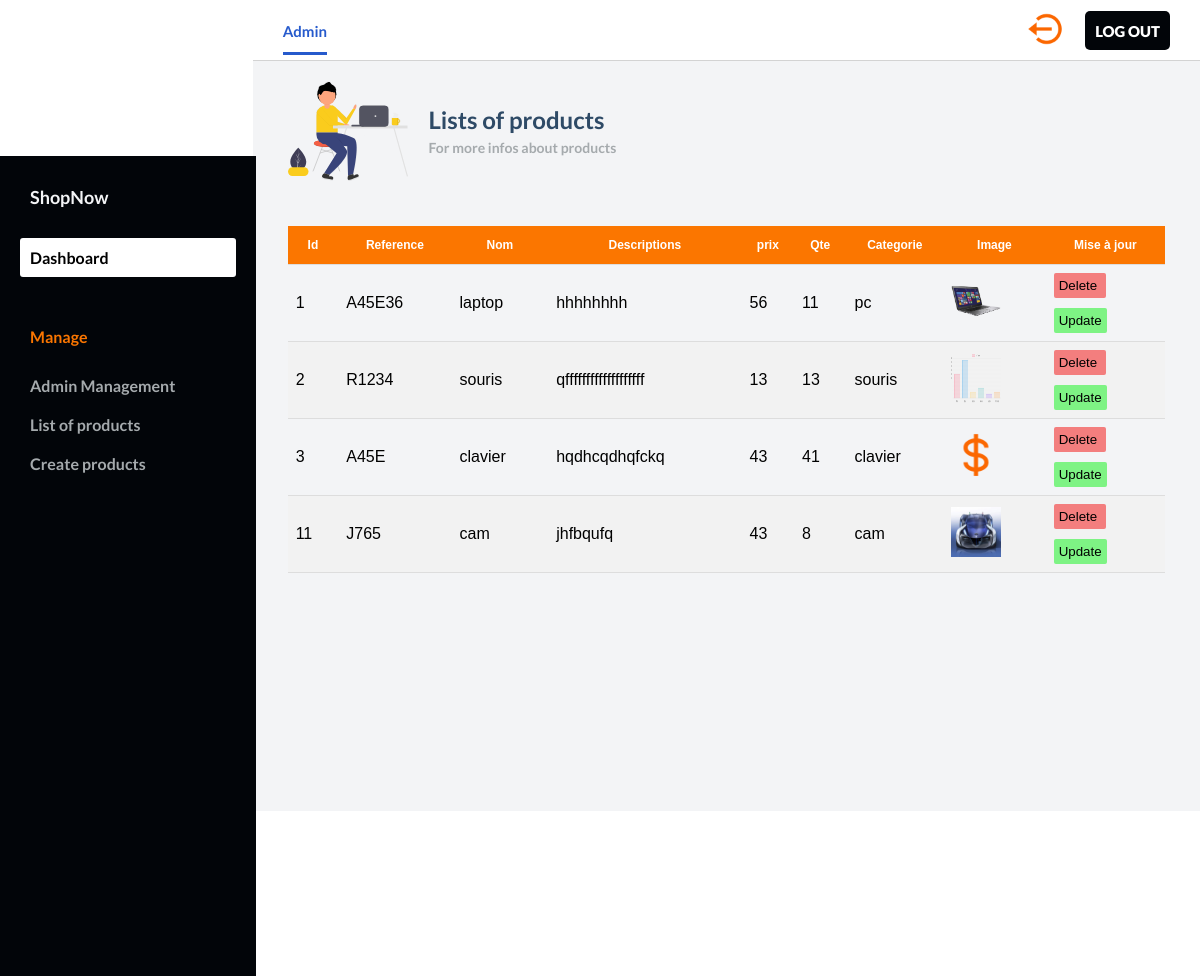
Page /brief4/pages/liste.php on the committed database.
### tables this page shows
CREATE TABLE `produits` (
  `id_p` int(11) NOT NULL,
  `reference` varchar(100) NOT NULL,
  `nom` varchar(20) NOT NULL,
  `descriptions` varchar(200) NOT NULL,
  `prix` float NOT NULL,
  `quantite` int(11) NOT NULL,
  `categorie` varchar(200) NOT NULL,
  `images` varchar(200) NOT NULL
);

### brief4/pages/liste.php (the view, shortened to what this page needs)
<?php
include 'connexion.php';
?>
<!DOCTYPE html>
<html lang="en">
  <head>
    <link rel="stylesheet" href="../css/product.css">
    <link rel="stylesheet" href="../css/dash.css" />
  </head>
  <body id="body">
    <div class="container">
      <nav class="navbar">
        <div class="navbar__left">
          <a class="active_link" href="#">Admin</a>
        </div>
        <div class="navbar__right">
          <a href="#">
            <img width="40" src="../images/logout.png" alt="" />
            <div class="sidebar__logout">
          <a href="logout.php">Log out</a>
          </div>
          </a>
        </div>
      </nav>
      <main>
        <div class="main__container">
          <div class="main__title">
            <img src="../images/hello.svg" alt="" />
            <div class="main__greeting">
              <h1>Lists of products</h1>
              <p>For more infos about products</p>
            </div>
          </div>
          <div class="">
              <?php
              $sql="SELECT * FROM produits";
              $result=mysqli_query($link,$sql);
              if($result){
                if(mysqli_num_rows($result) > 0){
                  echo '<table id="customers">';
                  echo "<thead>";
                  echo "<tr>";
                  echo "<th>Id </th>";
                  echo "<th>Reference </th>";
                  echo "<th>Nom </th>";
                  echo "<th>Descriptions </th>";
                  echo "<th>prix </th>";
                  echo "<th>Qte </th>";
                  echo "<th>Categorie </th>";
                  echo "<th>Image </th>";
                  echo '<th>Mise à jour </th>';
                  echo "</tr>";
                  echo "</thead>";
                  echo "<tbody>";
                while($row = mysqli_fetch_array($result)){
                  echo "<tr>";
                  $id=$row['id_p'];
                  $referencespr=$row['reference'];
                  $namepr=$row['nom'];
                  $decriptionpr=$row['descriptions'];
                  $pricepr=$row['prix'];
                  $qtepr=$row['quantite'];
                  $catepr=$row['categorie'];
                  $newNmae=$row['images'];
                  echo "<td>".$id."</td>";
                  echo "<td>".$referencespr."</td>";
                  echo "<td>".$namepr."</td>";
                  echo "<td>".$decriptionpr."</td>";
                  echo "<td>".$pricepr."</td>";
                  echo "<td>".$qtepr."</td>";
                  echo "<td>".$catepr."</td>";
                  echo '<td><img src="../images/'.$newNmae.'" width="50" height="50"></td>';
                  echo "<td>";
                  echo '<pre><a href="? deleteid='.$id.'" style="text-decoration:none"><button name="delete" class="delete">Delete </button> </a></pre>
                  ';
                  echo '<pre><a href="update.php?updateid='.$id.'" style="text-decoration:none"><button class="update">Update</button> </a></pre>
                  ';
                  echo "</td>";
                  echo "</tr>";
                }
                echo "</tbody>";
                echo "</table>";
              }
              else {
               echo $login_err;
              }
            }
              ?>
            </div>
          </div>
        </div>
      <div id="sidebar">
        <div class="sidebar__title">
          <div class="sidebar__img">
            <h1>ShopNow</h1>
          </div>
        </div>
        <div class="sidebar__menu">
          <div class="sidebar__link active_menu_link">
            <a href="dashboard.php">Dashboard</a>
          </div>
          <h2>Manage</h2>
          <div class="sidebar__link">
            <a href="adminManage.php">Admin Management</a>
          </div>
          <div class="sidebar__link">
            <a href="liste.php">List of products</a>
          </div>
          <div class="sidebar__link">
            <a href="create.php">Create products</a>
          </div>
        </div>
      </div>
  </body>
</html>

### brief4/css/product.css (style rules this page uses)
#customers { font-family: Arial, Helvetica, sans-serif; border-collapse: collapse; width: 100%; margin-top: 45px; }
#customers td { border-top: 1px solid #ddd; border-bottom: 1px solid #ddd; padding: 8px; }
#customers tr:nth-child(even) { background-color: #f2f2f2; }
#customers th { padding-top: 12px; padding-bottom: 12px; background-color: #FB7600; color: white; font-size: 12px; font-weight: bold; }
.delete { background-color: rgb(243, 126, 126); border: none; border-radius: 2px; padding: 5px; margin-bottom: 10px; }
.update { background-color: rgb(126, 243, 132); border: none; border-radius: 2px; padding: 5px; }

### brief4/css/dash.css (style rules this page uses)
* { margin: 0; padding: 0; }
body { box-sizing: border-box; font-family: "Lato", sans-serif; }
.container { display: grid; height: 120vh; grid-template-columns: 0.8fr 1fr 1fr 1fr; grid-template-rows: 0fr 3fr; grid-template-areas: "sidebar nav nav nav" "sidebar main main main"; }
.navbar { background: #ffffff; grid-area: nav; height: 60px; display: flex; align-items: center; justify-content: space-between; padding: 0 30px 0 30px; border-bottom: 1px solid lightgray; }
.navbar__left > a { margin-right: 30px; text-decoration: none; color: #a5aaad; font-size: 15px; font-weight: 700; }
.navbar__left .active_link { color: #265acc; border-bottom: 3px solid #265acc; padding-bottom: 12px; }
.navbar__right { display: flex; justify-content: center; align-items: center; }
.navbar__right > a { margin-left: 20px; text-decoration: none; }
main { background: #f3f4f6; grid-area: main; overflow-y: hidden; height: 750px; }
.main__container { padding: 20px 35px; }
.main__title { display: flex; align-items: center; }
.main__title > img { max-height: 100px; object-fit: contain; margin-right: 20px; }
.main__greeting > h1 { font-size: 24px; color: #2e4a66; margin-bottom: 5px; }
.main__greeting > p { font-size: 14px; font-weight: 700; color: #a5aaad; }
#sidebar { background: #020509; grid-area: sidebar; overflow-y: hidden; padding: 20px; -webkit-transition: all 0.5s; transition: all 0.5s; display: inline-block; margin-top: -250%; width: 18%; height: 780px; }
.sidebar__title { display: flex; justify-content: space-between; align-items: center; color: #f3f4f6; margin-bottom: 30px; }
.sidebar__img { display: flex; align-items: center; }
.sidebar__title > div > h1 { font-size: 18px; display: inline; margin-left:10px; margin-top: 10px; }
.sidebar__menu > h2 { color: #FB7600; font-size: 16px; margin-top: 50px; margin-bottom: 20px; padding: 0 10px; font-weight: 700; }
.sidebar__link { color: #f3f4f6; padding: 10px; border-radius: 3px; margin-bottom: 0px; }
.active_menu_link { background: #ffffff; color: #FB7600; }
.active_menu_link a { color: #000000!important; }
.sidebar__link > a { text-decoration: none; color: #a5aaad; font-weight: 700; }
.sidebar__logout { margin:auto; margin-left: 20px; padding: 10px; color: #fffefe; font-weight: 800; background-color: #020509; border-radius: 5px; }
.sidebar__logout > a { text-decoration: none; color: #ffffff; font-weight: bolder; text-transform: uppercase; font-size: 15px; }

### rows in the picture
produits: id_p "1", reference "A45E36", nom "laptop", descriptions "hhhhhhhh", prix "56", quantite "11", categorie "pc", images (picture)
produits: id_p "2", reference "R1234", nom "souris", descriptions "qfffffffffffffffffff", prix "13", quantite "13", categorie "souris", images (picture)
produits: id_p "3", reference "A45E", nom "clavier", descriptions "hqdhcqdhqfckq", prix "43", quantite "41", categorie "clavier", images (picture)
produits: id_p "11", reference "J765", nom "cam", descriptions "jhfbqufq", prix "43", quantite "8", categorie "cam", images (picture)
